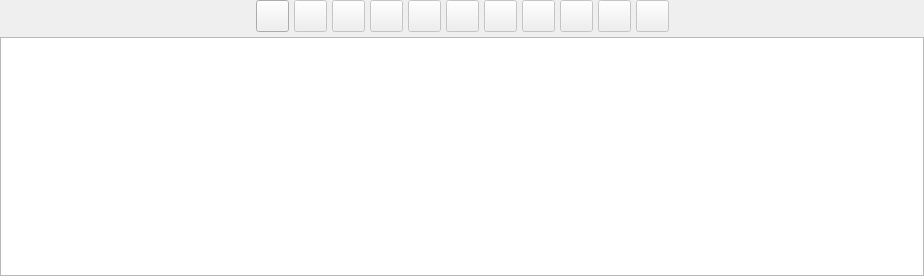
<?xml version="1.0" encoding="UTF-8"?>
<ui version="4.0">
 <class>CustomTableWidget</class>
 <widget class="QWidget" name="CustomTableWidget">
  <property name="geometry">
   <rect>
    <x>0</x>
    <y>0</y>
    <width>924</width>
    <height>276</height>
   </rect>
  </property>
  <property name="sizePolicy">
   <sizepolicy hsizetype="Preferred" vsizetype="Preferred">
    <horstretch>0</horstretch>
    <verstretch>0</verstretch>
   </sizepolicy>
  </property>
  <property name="windowTitle">
   <string>Form</string>
  </property>
  <layout class="QGridLayout" name="tabelaobj_grid">
   <property name="leftMargin">
    <number>0</number>
   </property>
   <property name="topMargin">
    <number>0</number>
   </property>
   <property name="rightMargin">
    <number>0</number>
   </property>
   <property name="bottomMargin">
    <number>0</number>
   </property>
   <property name="spacing">
    <number>5</number>
   </property>
   <item row="0" column="1">
    <layout class="QHBoxLayout" name="horizontalLayout">
     <property name="spacing">
      <number>5</number>
     </property>
     <item>
      <widget class="QToolButton" name="add_tb">
       <property name="enabled">
        <bool>true</bool>
       </property>
       <property name="sizePolicy">
        <sizepolicy hsizetype="Fixed" vsizetype="Preferred">
         <horstretch>0</horstretch>
         <verstretch>0</verstretch>
        </sizepolicy>
       </property>
       <property name="minimumSize">
        <size>
         <width>0</width>
         <height>0</height>
        </size>
       </property>
       <property name="toolTip">
        <string>Add Item</string>
       </property>
       <property name="text">
        <string/>
       </property>
       <property name="icon">
        <iconset resource="../../res/resources.qrc">
         <normaloff>:/icons/icons/addrow.png</normaloff>:/icons/icons/addrow.png</iconset>
       </property>
       <property name="iconSize">
        <size>
         <width>25</width>
         <height>25</height>
        </size>
       </property>
       <property name="shortcut">
        <string>Ins</string>
       </property>
      </widget>
     </item>
     <item>
      <widget class="QToolButton" name="remove_tb">
       <property name="enabled">
        <bool>false</bool>
       </property>
       <property name="sizePolicy">
        <sizepolicy hsizetype="Fixed" vsizetype="Preferred">
         <horstretch>0</horstretch>
         <verstretch>0</verstretch>
        </sizepolicy>
       </property>
       <property name="minimumSize">
        <size>
         <width>0</width>
         <height>0</height>
        </size>
       </property>
       <property name="toolTip">
        <string>Remove Item</string>
       </property>
       <property name="text">
        <string/>
       </property>
       <property name="icon">
        <iconset resource="../../res/resources.qrc">
         <normaloff>:/icons/icons/delrow.png</normaloff>:/icons/icons/delrow.png</iconset>
       </property>
       <property name="iconSize">
        <size>
         <width>25</width>
         <height>25</height>
        </size>
       </property>
       <property name="shortcut">
        <string>Del</string>
       </property>
      </widget>
     </item>
     <item>
      <widget class="QToolButton" name="remove_all_tb">
       <property name="enabled">
        <bool>false</bool>
       </property>
       <property name="sizePolicy">
        <sizepolicy hsizetype="Fixed" vsizetype="Preferred">
         <horstretch>0</horstretch>
         <verstretch>0</verstretch>
        </sizepolicy>
       </property>
       <property name="minimumSize">
        <size>
         <width>0</width>
         <height>0</height>
        </size>
       </property>
       <property name="toolTip">
        <string>Remove All</string>
       </property>
       <property name="text">
        <string/>
       </property>
       <property name="icon">
        <iconset resource="../../res/resources.qrc">
         <normaloff>:/icons/icons/delrows.png</normaloff>:/icons/icons/delrows.png</iconset>
       </property>
       <property name="iconSize">
        <size>
         <width>25</width>
         <height>25</height>
        </size>
       </property>
       <property name="shortcut">
        <string>Shift+Del</string>
       </property>
      </widget>
     </item>
     <item>
      <widget class="QToolButton" name="duplicate_tb">
       <property name="enabled">
        <bool>false</bool>
       </property>
       <property name="sizePolicy">
        <sizepolicy hsizetype="Fixed" vsizetype="Preferred">
         <horstretch>0</horstretch>
         <verstretch>0</verstretch>
        </sizepolicy>
       </property>
       <property name="minimumSize">
        <size>
         <width>0</width>
         <height>0</height>
        </size>
       </property>
       <property name="toolTip">
        <string>Duplicate item</string>
       </property>
       <property name="text">
        <string/>
       </property>
       <property name="icon">
        <iconset resource="../../res/resources.qrc">
         <normaloff>:/icons/icons/duprow.png</normaloff>:/icons/icons/duprow.png</iconset>
       </property>
       <property name="iconSize">
        <size>
         <width>25</width>
         <height>25</height>
        </size>
       </property>
       <property name="shortcut">
        <string>Ctrl+D</string>
       </property>
      </widget>
     </item>
     <item>
      <widget class="QToolButton" name="edit_tb">
       <property name="enabled">
        <bool>false</bool>
       </property>
       <property name="sizePolicy">
        <sizepolicy hsizetype="Fixed" vsizetype="Preferred">
         <horstretch>0</horstretch>
         <verstretch>0</verstretch>
        </sizepolicy>
       </property>
       <property name="minimumSize">
        <size>
         <width>0</width>
         <height>0</height>
        </size>
       </property>
       <property name="toolTip">
        <string>Edit Item</string>
       </property>
       <property name="text">
        <string/>
       </property>
       <property name="icon">
        <iconset resource="../../res/resources.qrc">
         <normaloff>:/icons/icons/edit.png</normaloff>:/icons/icons/edit.png</iconset>
       </property>
       <property name="iconSize">
        <size>
         <width>25</width>
         <height>25</height>
        </size>
       </property>
       <property name="shortcut">
        <string>Space</string>
       </property>
      </widget>
     </item>
     <item>
      <widget class="QToolButton" name="update_tb">
       <property name="enabled">
        <bool>false</bool>
       </property>
       <property name="sizePolicy">
        <sizepolicy hsizetype="Fixed" vsizetype="Preferred">
         <horstretch>0</horstretch>
         <verstretch>0</verstretch>
        </sizepolicy>
       </property>
       <property name="minimumSize">
        <size>
         <width>0</width>
         <height>0</height>
        </size>
       </property>
       <property name="toolTip">
        <string>Update Item</string>
       </property>
       <property name="text">
        <string/>
       </property>
       <property name="icon">
        <iconset resource="../../res/resources.qrc">
         <normaloff>:/icons/icons/refresh.png</normaloff>:/icons/icons/refresh.png</iconset>
       </property>
       <property name="iconSize">
        <size>
         <width>25</width>
         <height>25</height>
        </size>
       </property>
       <property name="shortcut">
        <string>Alt+R</string>
       </property>
      </widget>
     </item>
     <item>
      <widget class="QToolButton" name="move_up_tb">
       <property name="enabled">
        <bool>false</bool>
       </property>
       <property name="sizePolicy">
        <sizepolicy hsizetype="Fixed" vsizetype="Preferred">
         <horstretch>0</horstretch>
         <verstretch>0</verstretch>
        </sizepolicy>
       </property>
       <property name="minimumSize">
        <size>
         <width>0</width>
         <height>0</height>
        </size>
       </property>
       <property name="toolTip">
        <string>Move Up</string>
       </property>
       <property name="text">
        <string/>
       </property>
       <property name="icon">
        <iconset resource="../../res/resources.qrc">
         <normaloff>:/icons/icons/moveup.png</normaloff>:/icons/icons/moveup.png</iconset>
       </property>
       <property name="iconSize">
        <size>
         <width>25</width>
         <height>25</height>
        </size>
       </property>
       <property name="shortcut">
        <string>Ctrl+Up</string>
       </property>
      </widget>
     </item>
     <item>
      <widget class="QToolButton" name="move_down_tb">
       <property name="enabled">
        <bool>false</bool>
       </property>
       <property name="sizePolicy">
        <sizepolicy hsizetype="Fixed" vsizetype="Preferred">
         <horstretch>0</horstretch>
         <verstretch>0</verstretch>
        </sizepolicy>
       </property>
       <property name="minimumSize">
        <size>
         <width>0</width>
         <height>0</height>
        </size>
       </property>
       <property name="toolTip">
        <string>Move Down</string>
       </property>
       <property name="text">
        <string/>
       </property>
       <property name="icon">
        <iconset resource="../../res/resources.qrc">
         <normaloff>:/icons/icons/movedown.png</normaloff>:/icons/icons/movedown.png</iconset>
       </property>
       <property name="iconSize">
        <size>
         <width>25</width>
         <height>25</height>
        </size>
       </property>
       <property name="shortcut">
        <string>Ctrl+Down</string>
       </property>
      </widget>
     </item>
     <item>
      <widget class="QToolButton" name="move_first_tb">
       <property name="enabled">
        <bool>false</bool>
       </property>
       <property name="sizePolicy">
        <sizepolicy hsizetype="Fixed" vsizetype="Preferred">
         <horstretch>0</horstretch>
         <verstretch>0</verstretch>
        </sizepolicy>
       </property>
       <property name="minimumSize">
        <size>
         <width>0</width>
         <height>0</height>
        </size>
       </property>
       <property name="toolTip">
        <string>Move to start</string>
       </property>
       <property name="text">
        <string/>
       </property>
       <property name="icon">
        <iconset resource="../../res/resources.qrc">
         <normaloff>:/icons/icons/movefirst.png</normaloff>:/icons/icons/movefirst.png</iconset>
       </property>
       <property name="iconSize">
        <size>
         <width>25</width>
         <height>25</height>
        </size>
       </property>
       <property name="shortcut">
        <string>Ctrl+Home</string>
       </property>
      </widget>
     </item>
     <item>
      <widget class="QToolButton" name="move_last_tb">
       <property name="enabled">
        <bool>false</bool>
       </property>
       <property name="sizePolicy">
        <sizepolicy hsizetype="Fixed" vsizetype="Preferred">
         <horstretch>0</horstretch>
         <verstretch>0</verstretch>
        </sizepolicy>
       </property>
       <property name="minimumSize">
        <size>
         <width>0</width>
         <height>0</height>
        </size>
       </property>
       <property name="toolTip">
        <string>Move to end</string>
       </property>
       <property name="text">
        <string/>
       </property>
       <property name="icon">
        <iconset resource="../../res/resources.qrc">
         <normaloff>:/icons/icons/movelast.png</normaloff>:/icons/icons/movelast.png</iconset>
       </property>
       <property name="iconSize">
        <size>
         <width>25</width>
         <height>25</height>
        </size>
       </property>
       <property name="shortcut">
        <string>Ctrl+End, Ctrl+S</string>
       </property>
      </widget>
     </item>
     <item>
      <widget class="QToolButton" name="resize_cols_tb">
       <property name="enabled">
        <bool>false</bool>
       </property>
       <property name="sizePolicy">
        <sizepolicy hsizetype="Fixed" vsizetype="Preferred">
         <horstretch>0</horstretch>
         <verstretch>0</verstretch>
        </sizepolicy>
       </property>
       <property name="minimumSize">
        <size>
         <width>0</width>
         <height>0</height>
        </size>
       </property>
       <property name="toolTip">
        <string>Resize columns to fit contents</string>
       </property>
       <property name="text">
        <string/>
       </property>
       <property name="icon">
        <iconset resource="../../res/resources.qrc">
         <normaloff>:/icons/icons/resizecols.png</normaloff>:/icons/icons/resizecols.png</iconset>
       </property>
       <property name="iconSize">
        <size>
         <width>25</width>
         <height>25</height>
        </size>
       </property>
      </widget>
     </item>
    </layout>
   </item>
   <item row="1" column="0" colspan="3">
    <widget class="QTableWidget" name="table_tbw">
     <property name="sizePolicy">
      <sizepolicy hsizetype="Expanding" vsizetype="Expanding">
       <horstretch>0</horstretch>
       <verstretch>0</verstretch>
      </sizepolicy>
     </property>
     <property name="editTriggers">
      <set>QAbstractItemView::NoEditTriggers</set>
     </property>
     <property name="alternatingRowColors">
      <bool>true</bool>
     </property>
     <property name="selectionMode">
      <enum>QAbstractItemView::SingleSelection</enum>
     </property>
     <property name="selectionBehavior">
      <enum>QAbstractItemView::SelectRows</enum>
     </property>
     <property name="iconSize">
      <size>
       <width>16</width>
       <height>16</height>
      </size>
     </property>
     <attribute name="horizontalHeaderMinimumSectionSize">
      <number>30</number>
     </attribute>
     <attribute name="horizontalHeaderStretchLastSection">
      <bool>true</bool>
     </attribute>
     <attribute name="verticalHeaderVisible">
      <bool>false</bool>
     </attribute>
     <attribute name="verticalHeaderCascadingSectionResizes">
      <bool>false</bool>
     </attribute>
     <attribute name="verticalHeaderMinimumSectionSize">
      <number>30</number>
     </attribute>
     <attribute name="verticalHeaderDefaultSectionSize">
      <number>30</number>
     </attribute>
     <attribute name="verticalHeaderHighlightSections">
      <bool>true</bool>
     </attribute>
     <attribute name="verticalHeaderStretchLastSection">
      <bool>false</bool>
     </attribute>
    </widget>
   </item>
   <item row="0" column="2">
    <spacer name="right_spc">
     <property name="orientation">
      <enum>Qt::Horizontal</enum>
     </property>
     <property name="sizeType">
      <enum>QSizePolicy::Expanding</enum>
     </property>
     <property name="sizeHint" stdset="0">
      <size>
       <width>92</width>
       <height>22</height>
      </size>
     </property>
    </spacer>
   </item>
   <item row="0" column="0">
    <spacer name="left_spc">
     <property name="orientation">
      <enum>Qt::Horizontal</enum>
     </property>
     <property name="sizeType">
      <enum>QSizePolicy::Expanding</enum>
     </property>
     <property name="sizeHint" stdset="0">
      <size>
       <width>97</width>
       <height>22</height>
      </size>
     </property>
    </spacer>
   </item>
  </layout>
 </widget>
 <tabstops>
  <tabstop>add_tb</tabstop>
  <tabstop>remove_tb</tabstop>
  <tabstop>remove_all_tb</tabstop>
  <tabstop>duplicate_tb</tabstop>
  <tabstop>edit_tb</tabstop>
  <tabstop>update_tb</tabstop>
  <tabstop>move_up_tb</tabstop>
  <tabstop>move_down_tb</tabstop>
  <tabstop>move_first_tb</tabstop>
  <tabstop>move_last_tb</tabstop>
  <tabstop>resize_cols_tb</tabstop>
  <tabstop>table_tbw</tabstop>
 </tabstops>
 <resources>
  <include location="../../res/resources.qrc"/>
  <include location="../../res/resources.qrc"/>
 </resources>
 <connections/>
</ui>
